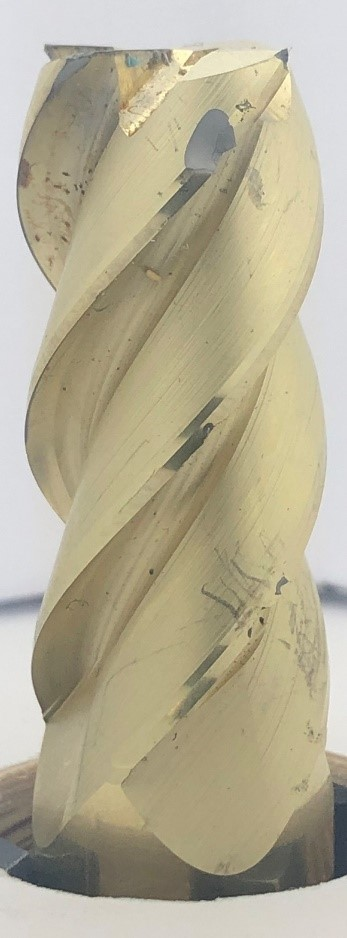
#> input picture Kurs_9/24_OpenCV_Image_Histogramm_Equalization/Bild_IPhone.jpg, 347 x 938 px
$ python kontrast_Histogram_HSV.py --image Bild_IPhone.jpg
#> lines starting #> are read from the running program, lines starting #| are printed output that depends on the picture
import numpy as np
import argparse
import cv2
import vg
import sys
from matplotlib import pyplot as plt
from tkinter import *

ap = argparse.ArgumentParser()
ap.add_argument("-i", "--image", required = True, help = "Enter Path to the Image")
args = vars(ap.parse_args())
# Bild hochladen
image = cv2.imread(args["image"])
#> image is the input picture: shape (938, 347, 3); mean B, G, R 149.3, 173.4, 180.4
#Zeigt ein normales Image
cv2.imshow("RGB Colour space", image)
#cv2.waitKey(0)
Bildname = args['image'][:-4]

# RGB verwandeln zu Grau
gray = cv2.cvtColor(image, cv2.COLOR_BGR2GRAY)
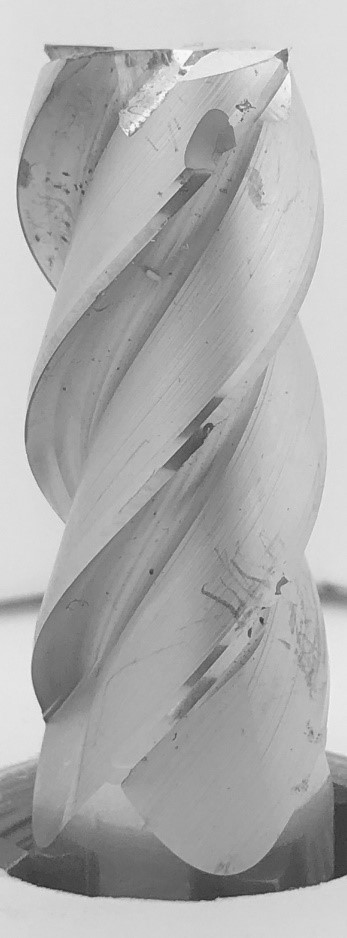
#> gray: shape (938, 347); min 40, max 251, mean 172.7
imageHSV = cv2.cvtColor(image, cv2.COLOR_BGR2HSV)
#> imageHSV: shape (938, 347, 3); mean H, S, V 38.3, 48.8, 181.4
h,s,v = cv2.split(imageHSV)
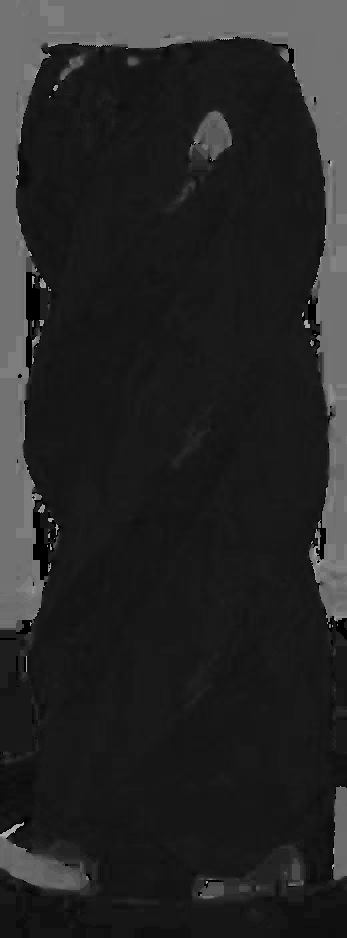
#> h: shape (938, 347); min 0, max 177, mean 38.3
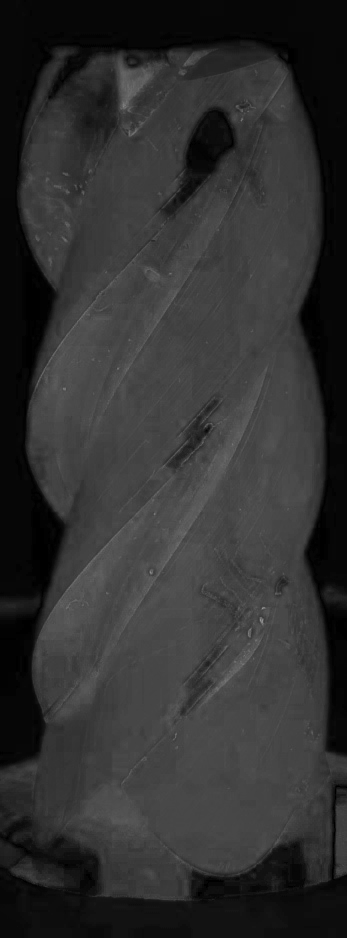
#> s: shape (938, 347); min 0, max 148, mean 48.8
cv2.imwrite(Bildname +"Grau"+ ".jpg", gray)

cv2.imshow("Grau",gray)

eq = cv2.equalizeHist(gray)
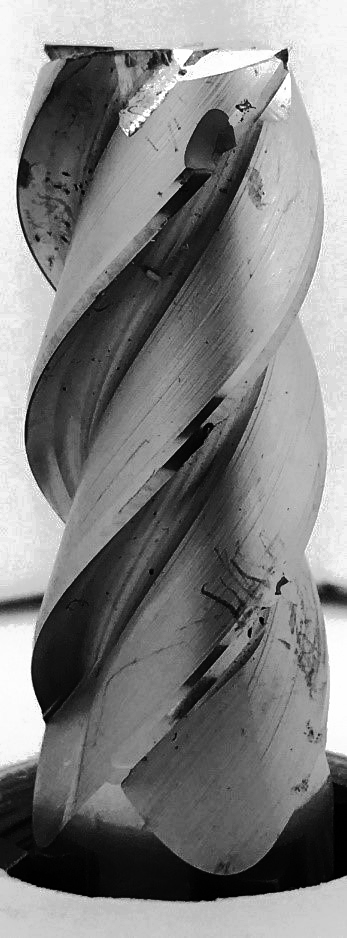
#> eq: shape (938, 347); min 0, max 255, mean 128.8
h = cv2.equalizeHist(h)
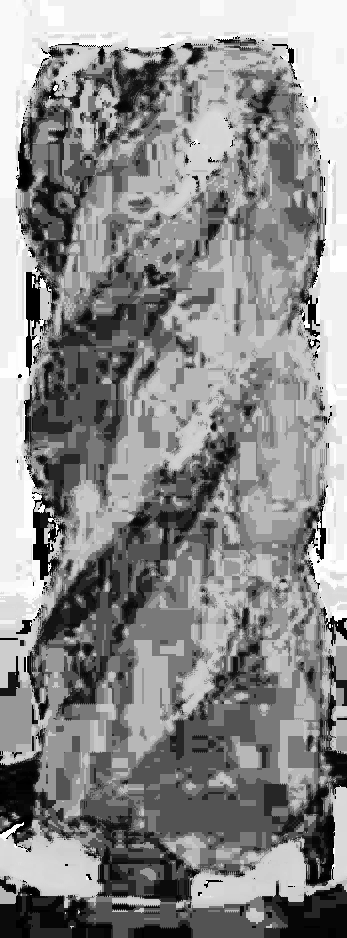
#> h: shape (938, 347); min 0, max 255, mean 139.1
s = cv2.equalizeHist(s)
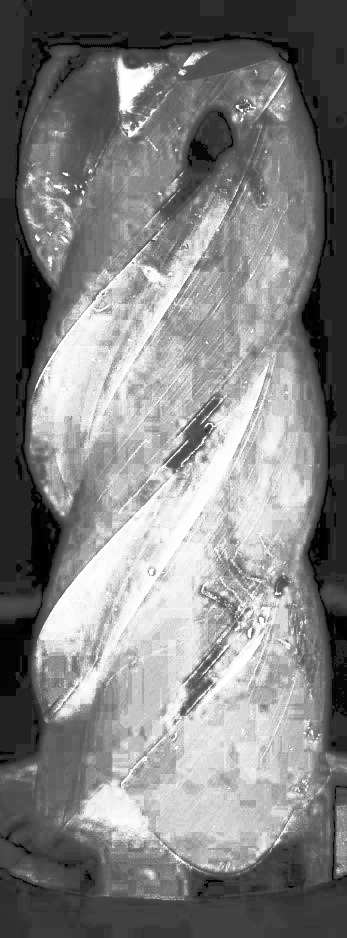
#> s: shape (938, 347); min 0, max 255, mean 129.8
v = cv2.equalizeHist(v)
hsv = cv2.merge([h,s,v])
#> hsv: shape (938, 347, 3); mean H, S, V 139.1, 129.8, 128.8
eqq = cv2.merge([eq,eq,eq])
cv2.imshow("Normal und Verbessert", np.hstack([hsv,eqq]))
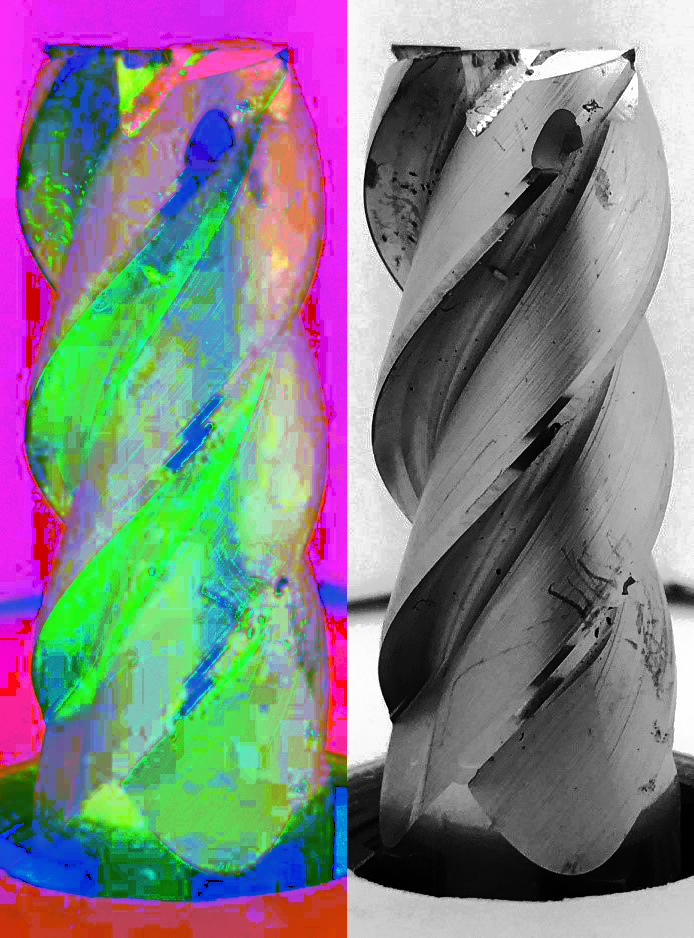
#> window 'Normal und Verbessert': shape (938, 694, 3); mean B, G, R 133.9, 129.3, 128.8

cv2.imwrite(Bildname+ "Verbessert.jpg", eq)
cv2.imwrite(Bildname+ "Normal und Verbessert HSV.jpg", np.hstack([hsv,eqq]))


cv2.waitKey(0)

$ run again, on Kurs_9/24_OpenCV_Image_Histogramm_Equalization/Test1Verbessert.jpg
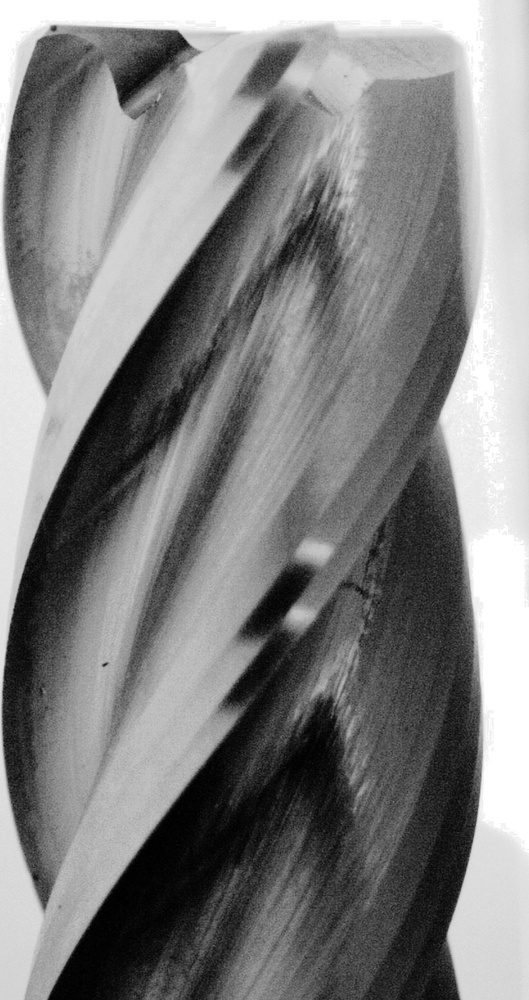
#> input picture Kurs_9/24_OpenCV_Image_Histogramm_Equalization/Test1Verbessert.jpg, 529 x 1000 px, shrunk from 823 x 1555 before the run
#> image is the input picture: shape (1000, 529, 3); min 0, max 255, mean 128.7
#> imageHSV: shape (1000, 529, 3); mean H, S, V 0, 0, 128.7
#> h: shape (1000, 529); every value is 0
#> hsv: shape (1000, 529, 3); mean H, S, V 0, 0, 128.1
#> `cv2.imshow("Normal und Verbessert", np.hstack([hsv,eqq]))`:
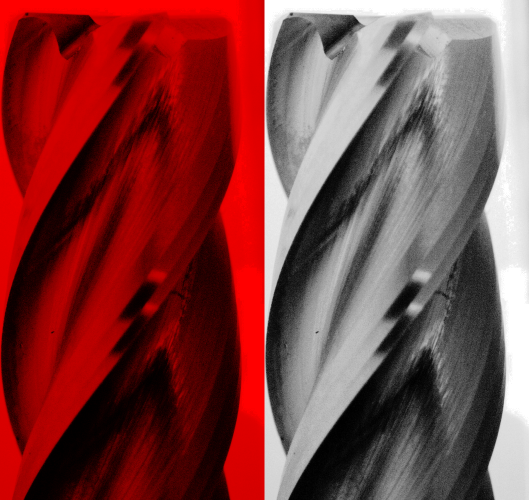
#> window 'Normal und Verbessert': shape (1000, 1058, 3) (shown at 1/2 size); mean B, G, R 64.1, 64.1, 128.1
